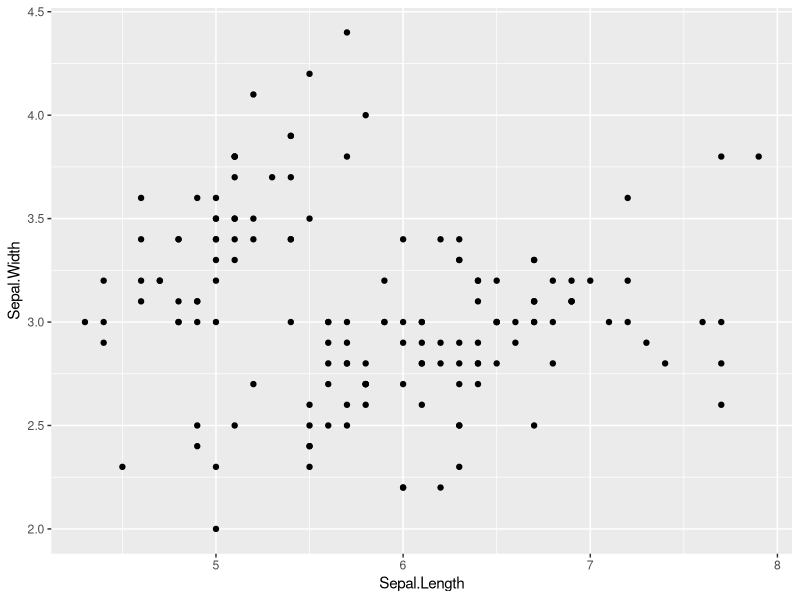
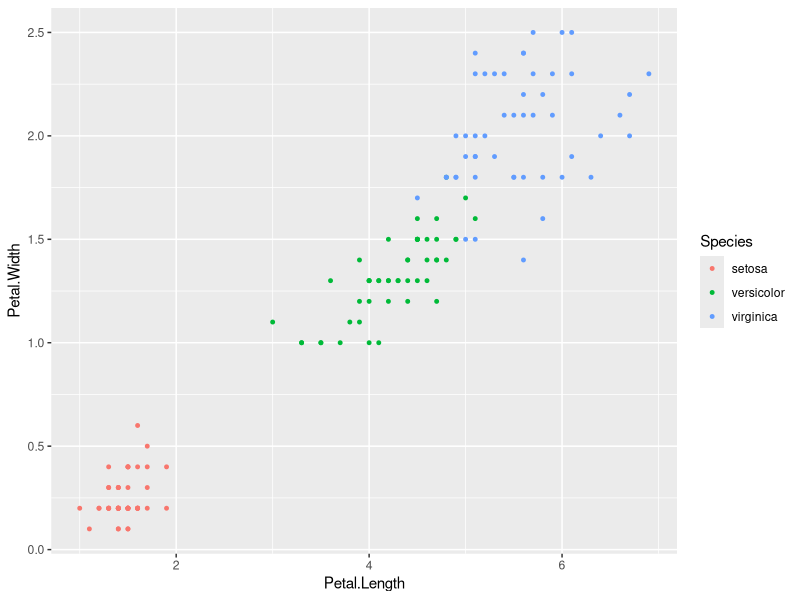

R code for these plots, in order: (Note: this script raises an error after producing the figures.)
library(ggplot2)
#library(hrbrthemes)

# mtcars dataset is natively available in R
# head(mtcars)
str(iris)
ggplot(iris, aes(x=Sepal.Length, y=Sepal.Width)) + 
  geom_point()

ggplot(iris, aes(x=Petal.Length, y=Petal.Width, color=Species)) + 
  geom_point(size=1) 
?iris

don %>%
  ggplot( aes(x=year, y=n, group=name, fill=name)) +
  geom_area() +
  scale_fill_viridis(discrete = TRUE) +
  theme(legend.position="none") +
  ggtitle("Popularity of American names in the previous 30 years") +
  theme_ipsum() +
  theme(
    legend.position="none",
    panel.spacing = unit(0, "lines"),
    strip.text.x = element_text(size = 8),
    plot.title = element_text(size=13)
  ) +
  facet_wrap(~name, scale="free_y")


library(GGally)

# From the help page:
data(flea)
str(flea)
?flea
ggpairs(flea, columns = 2:4, ggplot2::aes(colour=species)) 



library(ggplot2)
data <- data.frame(x=rnorm(100))
str(data)
# Basic plot with title
ggplot(mtcars, aes(x=mpg)) + 
  geom_histogram(fill="skyblue", alpha=0.5) +
  ggtitle("A blue Histogram") +
  theme_minimal()








